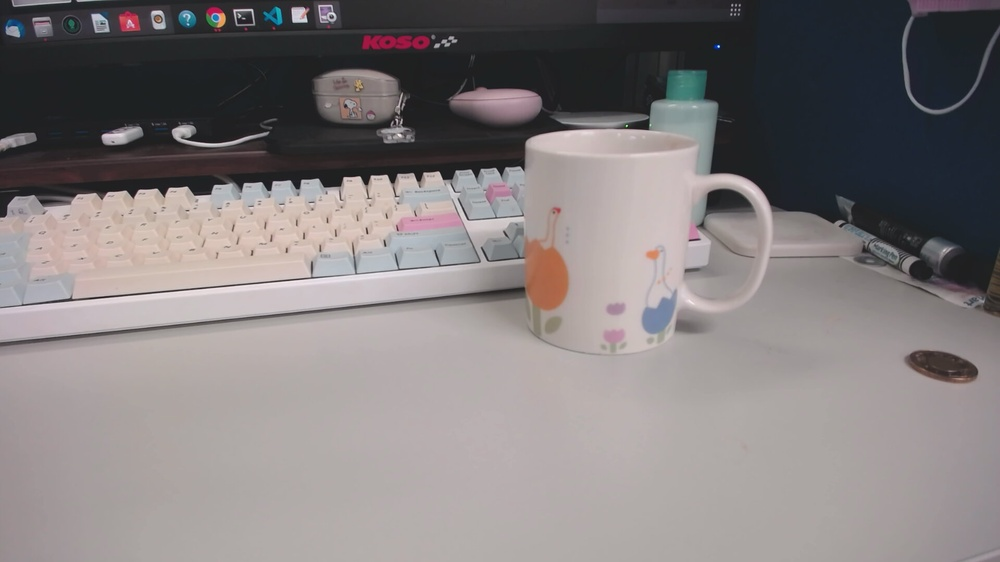
#> input picture imagedata/img/1.jpg, 1000 x 562 px, shrunk from 1920 x 1080 before the run, found by its file name
$ python Dilation.py
#> lines starting #> are read from the running program, lines starting #| are printed output that depends on the picture
# [39 lines of commented-out code are left out]


import cv2
import numpy as np
import os

import numpy as np
import matplotlib.pyplot as plt

savepath = "/home/user/matting"

#%%

def max_filtering(N, I_temp):
#> called with N = 20
    wall = np.full((I_temp.shape[0]+(N//2)*2, I_temp.shape[1]+(N//2)*2), -1)
    wall[(N//2):wall.shape[0]-(N//2), (N//2):wall.shape[1]-(N//2)] = I_temp.copy()
    temp = np.full((I_temp.shape[0]+(N//2)*2, I_temp.shape[1]+(N//2)*2), -1)
    for y in range(0,wall.shape[0]):
        for x in range(0,wall.shape[1]):
            if wall[y,x]!=-1:
                window = wall[y-(N//2):y+(N//2)+1,x-(N//2):x+(N//2)+1]
                num = np.amax(window)
                temp[y,x] = num
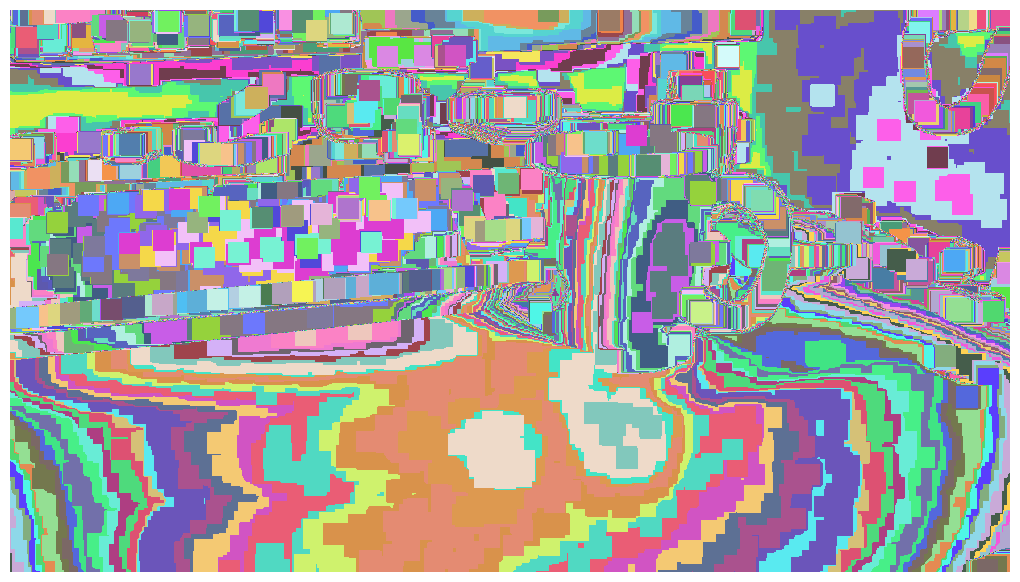
#> temp: shape (582, 1020) int64; 213 distinct labels, from -1 to 247; one colour per label, 0 black, -1 white
    A = temp[(N//2):wall.shape[0]-(N//2), (N//2):wall.shape[1]-(N//2)].copy()
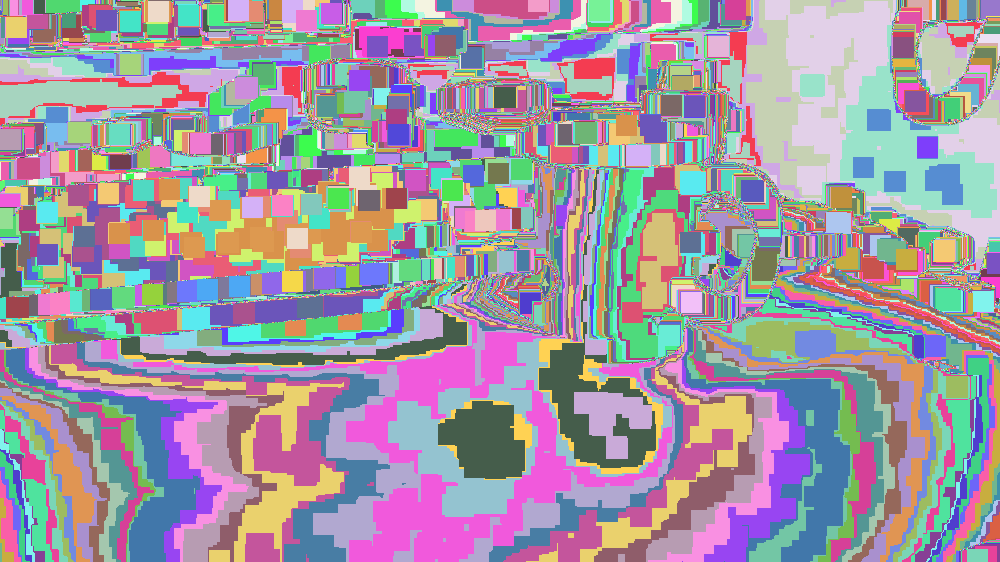
#> A: shape (562, 1000) int64; 212 distinct labels, from 32 to 247; one colour per label, 0 black
    return A

def min_filtering(N, A):
#> called with N = 20
    wall_min = np.full((A.shape[0]+(N//2)*2, A.shape[1]+(N//2)*2), 300)
    wall_min[(N//2):wall_min.shape[0]-(N//2), (N//2):wall_min.shape[1]-(N//2)] = A.copy()
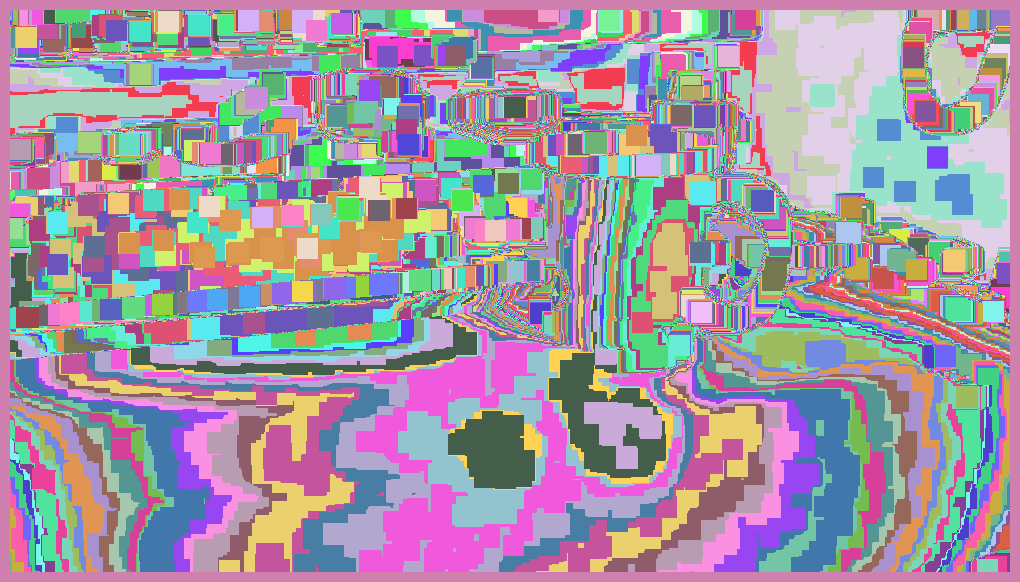
#> wall_min: shape (582, 1020) int64; 213 distinct labels, from 32 to 300; one colour per label, 0 black
    temp_min = np.full((A.shape[0]+(N//2)*2, A.shape[1]+(N//2)*2), 300)
    for y in range(0,wall_min.shape[0]):
        for x in range(0,wall_min.shape[1]):
            if wall_min[y,x]!=300:
                window_min = wall_min[y-(N//2):y+(N//2)+1,x-(N//2):x+(N//2)+1]
                num_min = np.amin(window_min)
                temp_min[y,x] = num_min
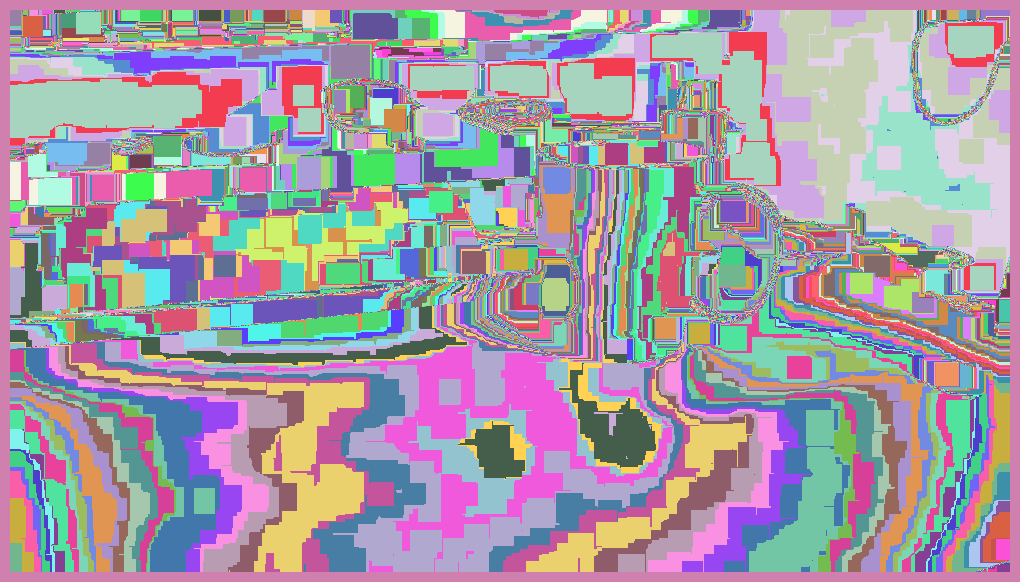
#> temp_min: shape (582, 1020) int64; 213 distinct labels, from 32 to 300; one colour per label, 0 black
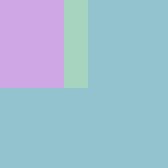
#> window_min: shape (21, 21) int64 (shown 8 times larger); 3 distinct labels, from 154 to 300; one colour per label, 0 black
    B = temp_min[(N//2):wall_min.shape[0]-(N//2), (N//2):wall_min.shape[1]-(N//2)].copy()
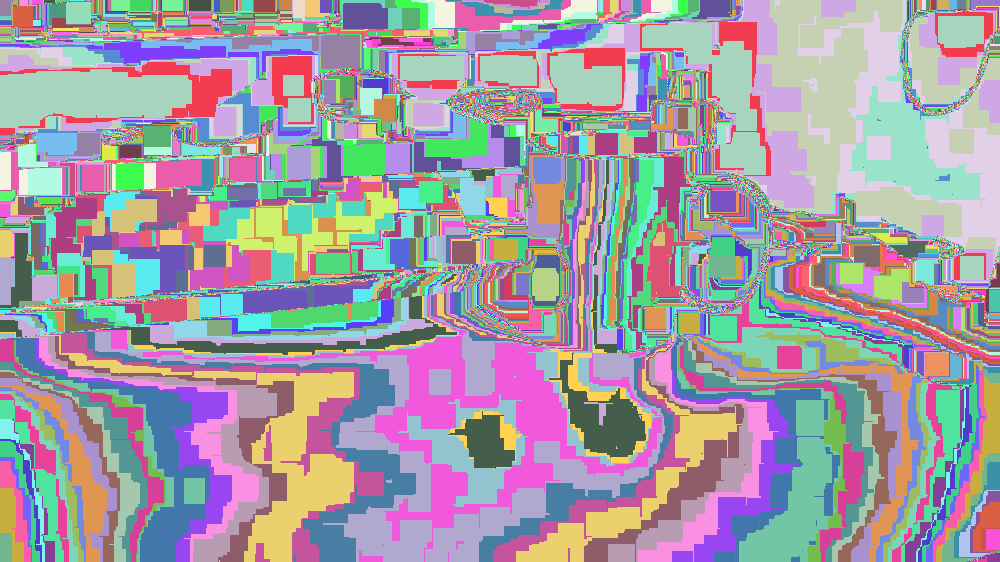
#> B: shape (562, 1000) int64; 212 distinct labels, from 32 to 247; one colour per label, 0 black
    return B

def background_subtraction(I, B):
    O = I - B
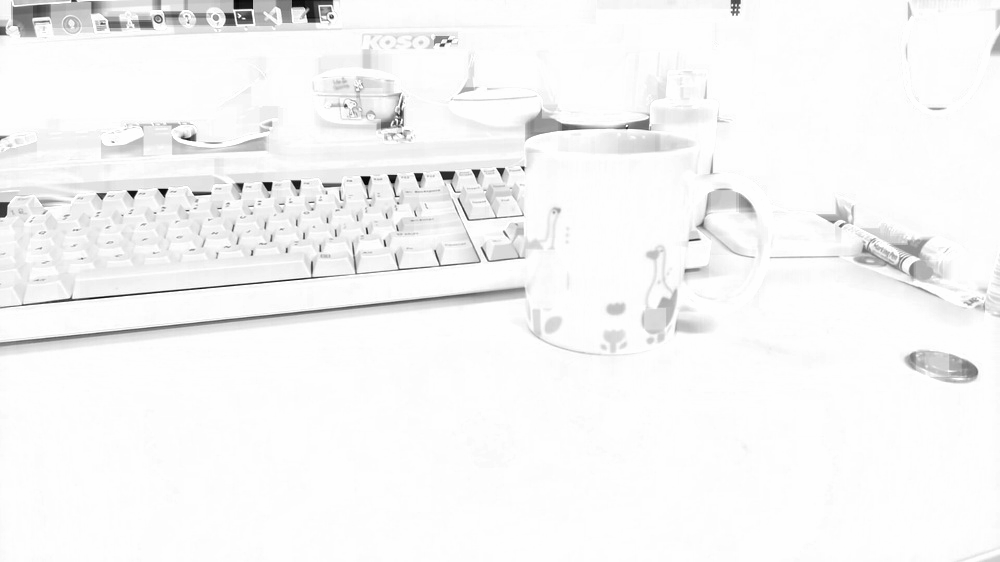
#> O: shape (562, 1000) int64; min -182, max 0, mean -5.73; drawn with min black and max white
    norm_img = cv2.normalize(O, None, 0,255, norm_type=cv2.NORM_MINMAX)
    return norm_img

def min_max_filtering(M, N, I):
    if M == 0:
        #max_filtering
        A = max_filtering(N, I)
        #min_filtering
        B = min_filtering(N, A)
        #subtraction
        normalised_img = background_subtraction(I, B)
    elif M == 1:
        #min_filtering
        A = min_filtering(N, I)
        #max_filtering
        B = max_filtering(N, A)
        #subtraction
        normalised_img = background_subtraction(I, B)
    return normalised_img


P = cv2.imread('/home/user/matting/imagedata/img/1.jpg',0)
cv2.imwrite("P.jpg",P)

O_P = min_max_filtering(M = 0, N = 20, I = P)

cv2.imwrite("O_P.jpg",O_P)
cv2.waitKey()
